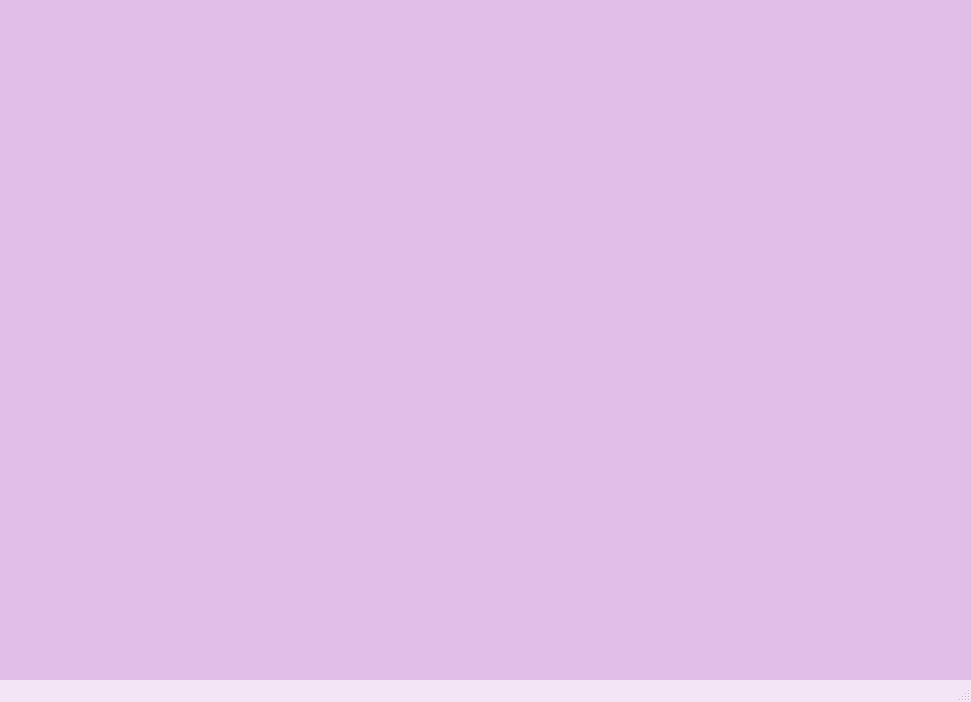
<?xml version="1.0" encoding="UTF-8"?>
<ui version="4.0">
 <class>MainWindow</class>
 <widget class="QMainWindow" name="MainWindow">
  <property name="geometry">
   <rect>
    <x>0</x>
    <y>0</y>
    <width>971</width>
    <height>702</height>
   </rect>
  </property>
  <property name="windowTitle">
   <string>MainWindow</string>
  </property>
  <property name="styleSheet">
   <string notr="true">/* Main Window Background */
QMainWindow {
    background-color: #F3E5F5;
}

/* The Sidebar/List View */
QListWidget {
    background-color: #E1BEE7;
    border: none;
    border-radius: 5px;
    color: #4A148C;
}

/* Modern Rounded Buttons */
QPushButton {
    background-color: #9C27B0;
    color: white;
    border-radius: 8px;
    padding: 10px;
    font-weight: bold;
}

QPushButton:hover {
    background-color: #7B1FA2;
}

/* The Note Editor (Text Area) */
QTextEdit {
    background-color: white;
    border: 1px solid #CE93D8;
    border-radius: 4px;
    padding: 10px;
    font-family: &quot;Segoe UI&quot;, &quot;Arial&quot;;
    font-size: 12pt;
}</string>
  </property>
  <widget class="QWidget" name="centralwidget">
   <widget class="QWidget" name="horizontalLayoutWidget">
    <property name="geometry">
     <rect>
      <x>-9</x>
      <y>-10</y>
      <width>981</width>
      <height>711</height>
     </rect>
    </property>
    <layout class="QHBoxLayout" name="horizontalLayout_2">
     <item>
      <widget class="QListWidget" name="listWidget"/>
     </item>
     <item>
      <layout class="QVBoxLayout" name="verticalLayout"/>
     </item>
    </layout>
   </widget>
  </widget>
  <widget class="QStatusBar" name="statusbar"/>
 </widget>
 <resources/>
 <connections/>
</ui>
